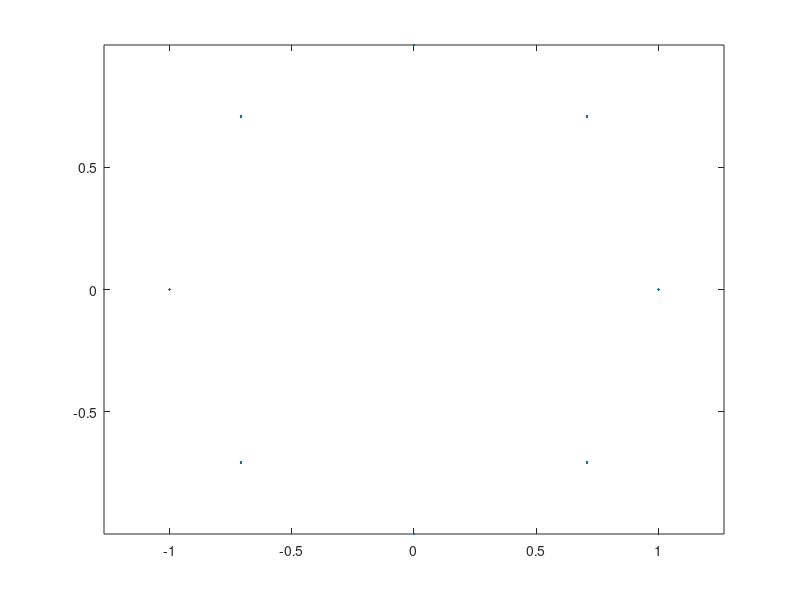

MATLAB code for this plot: (Note: this script raises an error after producing the figure.)
clc, clear all, close all

app.nSmp = 1000;

app.dt = 1;
app.dist_type = 0;
app.prob_type = 1;

app.alpha1 = 0.01;
app.alpha2 = 0.01;
app.alpha3 = 0.01;
app.alpha4 = 0.01;
app.alpha5 = 0.01;
app.alpha6 = 0.01;

% app.alpha1 = 0.0;
% app.alpha2 = 0.0;
% app.alpha3 = 0.0;
% app.alpha4 = 0.0;
% app.alpha5 = 0.0;
% app.alpha6 = 0.0;
    
%% generate trajectory
nStp = 8;

x = 1;
y = 0;
theta = -pi/2;

v = pi/4*ones(1,nStp); % m/s
omega = -pi/4*ones(1,nStp); % rad/s

x_array     = x*ones(1,nStp);
y_array     = y*ones(1,nStp);
theta_array = theta*ones(1,nStp);

for i = 1:nStp-1
    x_array(i+1) = x_array(i) - (v(i)/omega(i))*(sin(theta_array(i)) - sin(theta_array(i)+omega(i)*app.dt));
    y_array(i+1) = y_array(i) + (v(i)/omega(i))*(cos(theta_array(i)) - cos(theta_array(i)+omega(i)*app.dt));
    theta_array(i+1) = theta_array(i) + omega(i)*app.dt;
end
x_t_array = [x_array;y_array;theta_array];
v_t_array = [v;omega];

figure
plot(x_array,y_array,'.')
axis equal

x_grid = -2:0.01:2;
y_grid = -2:0.01:2;
[x_mesh,y_mesh] = meshgrid(x_grid,y_grid);

p_x_t = zeros(length(x_grid),length(y_grid),nStp-1);
for k = 1:nStp-1
    for i = 1:length(x_grid)
        for j = 1:length(y_grid)
            x_t = [x_mesh(i,j);y_mesh(i,j);x_t_array(3,k+1)];
            if app.prob_type == 0
                u_t = v_t_array(:,k);
                p_x_t(i,j,k) = motion_model_velocity(app,x_t,u_t,x_t_array(:,k));
            else
                u_t = [x_t_array(:,k);x_t_array(:,k+1)];
                p_x_t(i,j,k) = motion_model_odometry(app,x_t,u_t,x_t_array(:,k));
            end
        end
    end
end

figure
plot(x_t_array(1,:),x_t_array(2,:),'.k')
ylim([min(x_t_array(2,:))-0.25 max(x_t_array(2,:))+0.25])
axis equal
drawRobot(x_t_array(:,1))
drawRobot(x_t_array(:,2))

for k = 1:nStp-1
    figure
    plot(x_t_array(1,:),x_t_array(2,:),'.k')
    hold on
    azSurf1 = surf(x_mesh,y_mesh,p_x_t(:,:,k));
    xlabel('x')
    ylabel('y')
    shading interp
    set(azSurf1, 'FaceAlpha', 'interp','AlphaData',p_x_t(:,:,k));
end

function drawRobot(x_vec)

    xR = x_vec(1);
    yR = x_vec(2);
    tR = x_vec(3);

    r = 0.1;

    hold("on")
    plot(xR + r*cos(linspace(0,2*pi)),yR + r*sin(linspace(0,2*pi)),'-k',[xR,xR + r*cos(tR)],[yR,yR + r*sin(tR)],'-k',xR,yR,'.k')

end
        